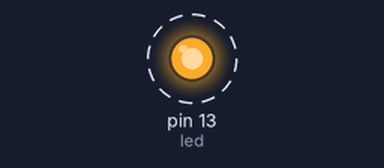
The sketch below on a simulated Arduino Uno, built with avr-gcc and run on an emulated ATmega328P. Shown: output pins drawn as LEDs (lit = HIGH). Dashed ring = blinking.

Above: at 0.5 s.
Timing chart, 0 to 4.6 s (numbered marks = the images above):
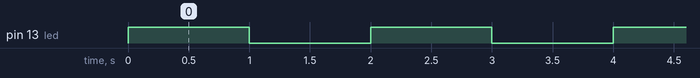

Measured:
- by itself, pin 13 (led): alternates HIGH for 1.0 s and LOW for 1.0 s

The sketch:

TestOnOff.ino
```cpp
int led = 13;           // the PWM pin the LED is attached to
int brightness = 0;    // how bright the LED is
int fadeAmount = 5;    // how many points to fade the LED by

// the setup routine runs once when you press reset:
void setup() {
  // declare pin 9 to be an output:
  pinMode(led, OUTPUT);
}

// the loop routine runs over and over again forever:
void loop() {
  // set the brightness of pin 9:
  digitalWrite(led, HIGH);
  delay(1000);
  digitalWrite(led, LOW);
  delay(1000);

}
```
